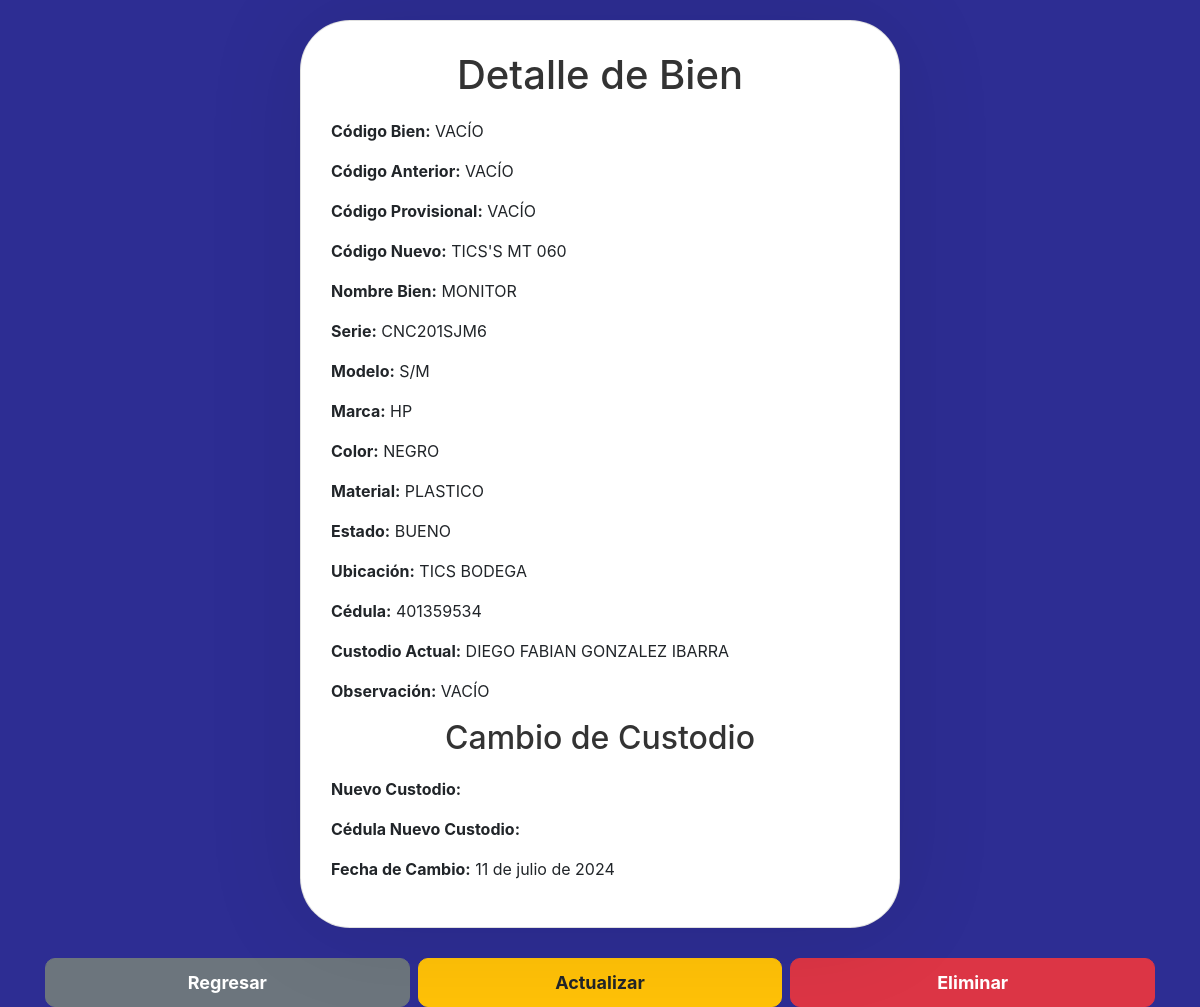
/8/ (signed in), run on the app's committed database.
### myapp/models.py (models this page shows, shortened)
class MyModel(models.Model):
    codigo_bien = models.CharField(max_length=50, verbose_name='Código Bien')
    codigo_anterior = models.CharField(max_length=50, verbose_name='Código Anterior', blank=True, null=True)
    codigo_provisional = models.CharField(max_length=50, verbose_name='Código Provisional', blank=True, null=True)
    codigo_nuevo = models.CharField(max_length=50, verbose_name='Código Nuevo', blank=True, null=True)
    nombre_bien = models.CharField(max_length=100, verbose_name='Nombre Bien')
    serie = models.CharField(max_length=50, verbose_name='Serie', blank=True, null=True)
    modelo = models.CharField(max_length=50, verbose_name='Modelo')
    marca = models.CharField(max_length=50, verbose_name='Marca')
    color = models.CharField(max_length=50, verbose_name='Color')
    material = models.CharField(max_length=50, verbose_name='Material')
    estado = models.CharField(max_length=50, verbose_name='Estado')
    ubicacion = models.CharField(max_length=100, verbose_name='Ubicación')
    cedula = models.CharField(max_length=20, verbose_name='Cédula')
    custodio_actual = models.CharField(max_length=150, verbose_name='Custodio Actual')
    observacion = models.TextField(verbose_name='Observación', blank=True, null=True)
    archivo = models.FileField(upload_to='archivos/', verbose_name='Archivo Adjunto', blank=True, null=True)
    estado_registro = models.BooleanField(default=True, verbose_name='Estado de Registro')
    codigo_tic = models.CharField(max_length=50, verbose_name='Código Tic', blank=True, null=True)

class CambioCustodio(models.Model):
    modelo_relacionado = models.ForeignKey(MyModel, on_delete=models.CASCADE)
    nuevo_custodio = models.CharField(max_length=150, verbose_name='Nuevo Custodio')
    cedula_nuevo_custodio = models.CharField(max_length=20, verbose_name='Cédula Nuevo Custodio')
    fecha_cambio = models.DateField(verbose_name='Fecha de Cambio')

### myapp/views.py (the view)
@login_required
def model_detail(request, pk):
    model = get_object_or_404(MyModel, pk=pk)
    return render(request, 'model_detail.html', {'model': model})

### myapp/templates/model_detail.html (shortened to what this page needs)
{% load static %}
<!DOCTYPE html>
<html lang="en">
<head>
    <link href="https://stackpath.bootstrapcdn.com/bootstrap/4.5.2/css/bootstrap.min.css" rel="stylesheet">
    <link rel="stylesheet" type="text/css" href="{% static 'styles/model_detail.css' %}">
</head>
<body>
    <div class="container">
        <div class="card">
            <h1 class="card-title">Detalle de Bien</h1>
            {% if model %}
                <p><strong>Código Bien:</strong> {{ model.codigo_bien }}</p>
                <p><strong>Código Anterior:</strong> {{ model.codigo_anterior }}</p>
                <p><strong>Código Provisional:</strong> {{ model.codigo_provisional }}</p>
                <p><strong>Código Nuevo:</strong> {{ model.codigo_nuevo }}</p>
                <p><strong>Nombre Bien:</strong> {{ model.nombre_bien }}</p>
                <p><strong>Serie:</strong> {{ model.serie }}</p>
                <p><strong>Modelo:</strong> {{ model.modelo }}</p>
                <p><strong>Marca:</strong> {{ model.marca }}</p>
                <p><strong>Color:</strong> {{ model.color }}</p>
                <p><strong>Material:</strong> {{ model.material }}</p>
                <p><strong>Estado:</strong> {{ model.estado }}</p>
                <p><strong>Ubicación:</strong> {{ model.ubicacion }}</p>
                <p><strong>Cédula:</strong> {{ model.cedula }}</p>
                <p><strong>Custodio Actual:</strong> {{ model.custodio_actual }}</p>
                <p><strong>Observación:</strong> {{ model.observacion }}</p>
                {% if model.cambiocustodio_set.exists %}
                <h2 class="card-title">Cambio de Custodio</h2>
                {% for cambio_custodio in model.cambiocustodio_set.all %}
                <p><strong>Nuevo Custodio:</strong> {{ cambio_custodio.nuevo_custodio }}</p>
                <p><strong>Cédula Nuevo Custodio:</strong> {{ cambio_custodio.cedula_nuevo_custodio }}</p>
                <p><strong>Fecha de Cambio:</strong> {{ cambio_custodio.fecha_cambio }}</p>
                {% endfor %}
                {% endif %}
            {% else %}
                <p>El objeto solicitado no existe o no se encontró.</p>
            {% endif %}
        </div>
    </div>
    <div class="container btn-container">
        <a href="{% url 'model_list' %}" class="btn btn-secondary btn-actions mr-2">Regresar</a>
        {% if perms.myapp.change_mymodel %}
        <a href="{% url 'model_update' pk=model.pk %}" class="btn btn-warning btn-actions mr-2">Actualizar</a>
        {% endif %}
        {% if perms.myapp.delete_mymodel %}
        <a href="{% url 'model_delete' pk=model.pk %}" class="btn btn-danger btn-actions">Eliminar</a>
        {% endif %}
    </div>
</body>
</html>

### myapp/static/styles/model_detail.css (style rules this page uses)
body { padding-top: 20px; background-color: #2d2d93; }
.container { display: flex; justify-content: center; align-items: center; height: 100%; }
.card { width: 100%; max-width: 600px; padding: 30px; border-radius: 50px; box-shadow: 0 0 100px rgba(0,0,0,0.1); background-color: #fff; }
.card-title { text-align: center; margin-bottom: 20px; color: #333; }
.btn-actions { margin-top: 10px; width: 100%; font-size: 18px; border-radius: 10px; padding: 10px 0; font-size: large; font-weight:bolder; }
.btn-container { margin-top: 20px; display: flex; justify-content: center; }

### data on the page
MyModel: codigo_bien "VACÍO", codigo_anterior "VACÍO", codigo_provisional "VACÍO", codigo_nuevo "TICS'S MT 060", nombre_bien "MONITOR", serie "CNC201SJM6", modelo "S/M", marca "HP", color "NEGRO", material "PLASTICO", estado "BUENO", ubicacion "TICS BODEGA", cedula "401359534", custodio_actual "DIEGO FABIAN GONZALEZ IBARRA", observacion "VACÍO"
CambioCustodio: fecha_cambio "11 de julio de 2024"
